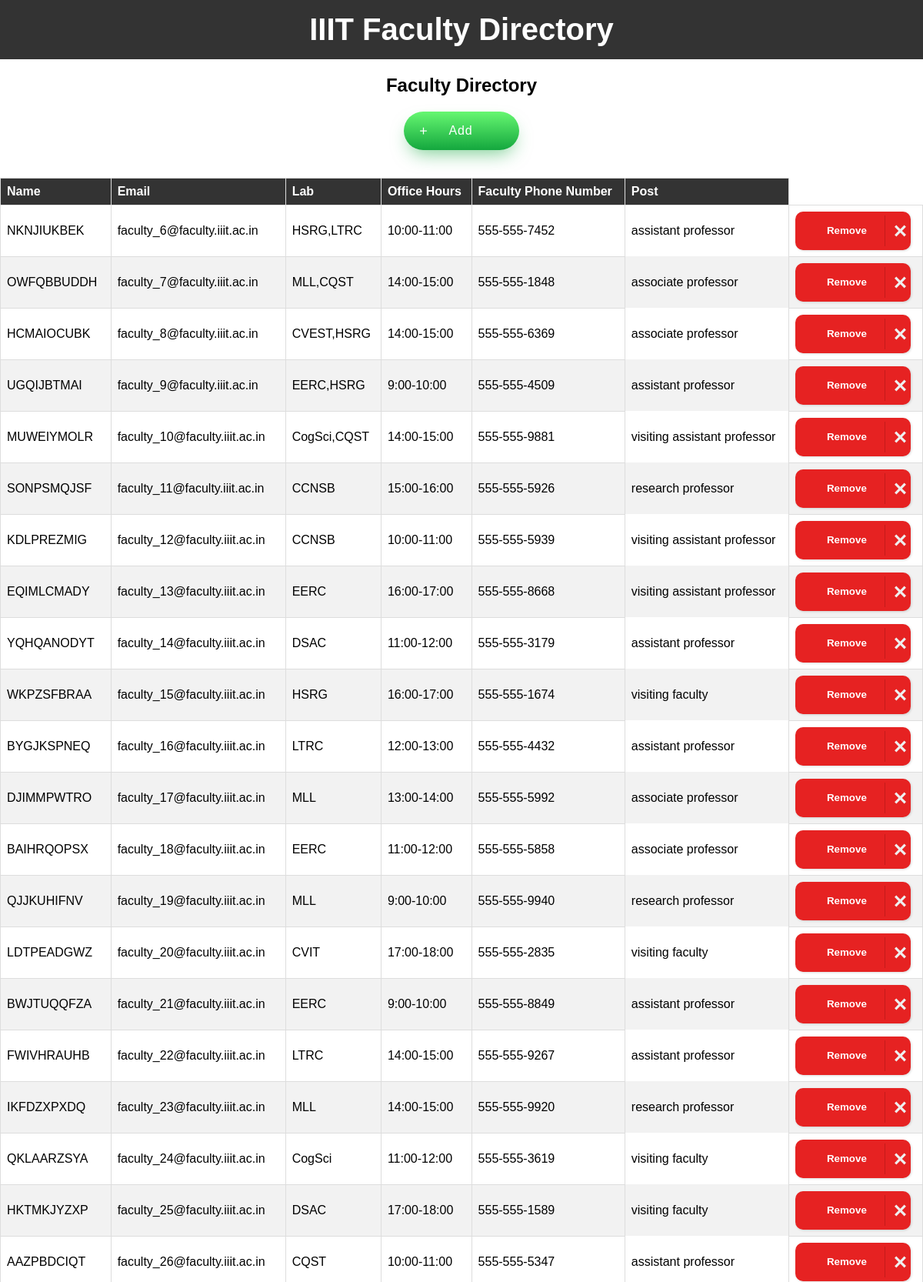
/directory_faculty2 (upper part), run on the app's committed database.
### tables this page shows
CREATE TABLE faculty
             (id INTEGER PRIMARY KEY AUTOINCREMENT,
              email TEXT NOT NULL UNIQUE,
              password TEXT NOT NULL DEFAULT 'password456', phone TEXT, name TEXT, office_hrs TEXT, position TEXT, LAB TEXT);

### app.py (the view)
@app.route('/directory_faculty2')
def directory_faculty2():
    conn = sqlite3.connect('users.db')
    c = conn.cursor()
    faculty_data = c.execute('SELECT * FROM faculty').fetchall()
    conn.close()
    return render_template('directory_faculty2.html', faculty_data=faculty_data)

### templates/directory_faculty2.html (shortened to what this page needs)
<!DOCTYPE html>
<html>
  <head>
    <link rel="stylesheet" type="text/css" href="../static/directory2.css">
  </head>
  <body>
    <header>
        <h1>IIIT Faculty Directory</h1>
      </header>
        <h2 align="center">Faculty Directory</h2>
        <div class="button-container" align="center">
          <button id="add-faculty-button" class="cssbuttons-io-button">
              <svg xmlns="http://www.w3.org/2000/svg" viewBox="0 0 24 24" width="24" height="24">
                <path fill="none" d="M0 0h24v24H0z"></path>
                <path fill="currentColor" d="M11 11V5h2v6h6v2h-6v6h-2v-6H5v-2z"></path>
              </svg>
              <span style="padding-left: 20px;">Add</span>
            </button>
        </div>
        <br><br>
        <table>
          <thead>
            <tr>
              <th>Name</th>
              <th>Email</th>
              <th>Lab</th>
              <th>Office Hours</th>
              <th>Faculty Phone Number</th>
              <th>Post</th>
            </tr>
          </thead>
          <tbody>
            {% for row in faculty_data %}
            <tr>
              <td>{{ row[4] }}</td>
              <td>{{ row[1] }}</td>
              <td>{{ row[7] }}</td>
              <td>{{ row[5] }}</td>
              <td>{{ row[3] }}</td>
              <td>{{ row[6] }}</td>
              <td align="center" style="text-align: center;">
                <button class="remove-button" style="border-radius:10px" data-id="{{ row[0] }}">
                  <span class="text">Remove</span>
                  <span class="icon">
                    <svg xmlns="http://www.w3.org/2000/svg" width="24" height="24" viewBox="0 0 24 24">
                      <path d="M24 20.188l-8.315-8.209 8.2-8.282-3.697-3.697-8.212 8.318-8.31-8.203-3.666 3.666 8.321 8.24-8.206 8.313 3.666 3.666 8.237-8.318 8.285 8.203z"></path>
                    </svg>
                  </span>
                </button>
              </td>
            </tr>
            {% endfor %}
          </tbody>
        </table>
  </body>
</html>

### static/directory2.css (style rules this page uses)
body { font-family: Arial, sans-serif; margin: 0; padding: 0; overflow-x: hidden; background-image: url("searchbg1.avif"); background-repeat: no-repeat; background-size: cover; background-attachment: fixed; }
header { background-color: #333; color: #fff; padding: 1rem 0; position: relative; }
header h1 { text-align: center; font-size: 2.5rem; margin: 0; padding: 0; }
table { border-collapse: collapse; width: 100%; }
table td, table th { padding: 0.5rem; text-align: left; border: 1px solid #ddd; }
table th { background-color: #333; color: #fff; }
table tr:nth-child(even) { background-color: #f2f2f2; }
button { width: 150px; height: 50px; cursor: pointer; display: flex; align-items: center; background: red; border: none; border-radius: 5px; box-shadow: 1px 1px 3px rgba(0,0,0,0.15); background: #e62222; }
button, button span { transition: 200ms; }
button .text { transform: translateX(35px); color: white; font-weight: bold; }
button .icon { position: absolute; border-left: 1px solid #c41b1b; transform: translateX(110px); height: 40px; width: 40px; display: flex; align-items: center; justify-content: center; }
button svg { width: 15px; fill: #eee; }
.cssbuttons-io-button { display: flex; align-items: center; font-family: inherit; font-weight: 500; font-size: 16px; padding: 0.7em 1.4em 0.7em 1.1em; color: white; background: #ad5389; background: linear-gradient(0deg, rgba(20,167,62,1) 0%, rgba(102,247,113,1) 100%); border: none; box-shadow: 0 0.7em 1.5em -0.5em #14a73e98; letter-spacing: 0.05em; border-radius: 20em; }
.cssbuttons-io-button svg { margin-right: 6px; }
td:nth-child(6) { border: none; }

### data on the page
faculty: name "NKNJIUKBEK", email "faculty_6@faculty.iiit.ac.in", LAB "HSRG,LTRC", office_hrs "10:00-11:00", phone "555-555-7452", position "assistant professor"
faculty: name "OWFQBBUDDH", email "faculty_7@faculty.iiit.ac.in", LAB "MLL,CQST", office_hrs "14:00-15:00", phone "555-555-1848", position "associate professor"
faculty: name "HCMAIOCUBK", email "faculty_8@faculty.iiit.ac.in", LAB "CVEST,HSRG", office_hrs "14:00-15:00", phone "555-555-6369", position "associate professor"
faculty: name "UGQIJBTMAI", email "faculty_9@faculty.iiit.ac.in", LAB "EERC,HSRG", office_hrs "9:00-10:00", phone "555-555-4509", position "assistant professor"
faculty: name "MUWEIYMOLR", email "faculty_10@faculty.iiit.ac.in", LAB "CogSci,CQST", office_hrs "14:00-15:00", phone "555-555-9881", position "visiting assistant professor"
faculty: name "SONPSMQJSF", email "faculty_11@faculty.iiit.ac.in", LAB "CCNSB", office_hrs "15:00-16:00", phone "555-555-5926", position "research professor"
faculty: name "KDLPREZMIG", email "faculty_12@faculty.iiit.ac.in", LAB "CCNSB", office_hrs "10:00-11:00", phone "555-555-5939", position "visiting assistant professor"
faculty: name "EQIMLCMADY", email "faculty_13@faculty.iiit.ac.in", LAB "EERC", office_hrs "16:00-17:00", phone "555-555-8668", position "visiting assistant professor"
faculty: name "YQHQANODYT", email "faculty_14@faculty.iiit.ac.in", LAB "DSAC", office_hrs "11:00-12:00", phone "555-555-3179", position "assistant professor"
faculty: name "WKPZSFBRAA", email "faculty_15@faculty.iiit.ac.in", LAB "HSRG", office_hrs "16:00-17:00", phone "555-555-1674", position "visiting faculty"
faculty: name "BYGJKSPNEQ", email "faculty_16@faculty.iiit.ac.in", LAB "LTRC", office_hrs "12:00-13:00", phone "555-555-4432", position "assistant professor"
faculty: name "DJIMMPWTRO", email "faculty_17@faculty.iiit.ac.in", LAB "MLL", office_hrs "13:00-14:00", phone "555-555-5992", position "associate professor"
faculty: name "BAIHRQOPSX", email "faculty_18@faculty.iiit.ac.in", LAB "EERC", office_hrs "11:00-12:00", phone "555-555-5858", position "associate professor"
faculty: name "QJJKUHIFNV", email "faculty_19@faculty.iiit.ac.in", LAB "MLL", office_hrs "9:00-10:00", phone "555-555-9940", position "research professor"
faculty: name "LDTPEADGWZ", email "faculty_20@faculty.iiit.ac.in", LAB "CVIT", office_hrs "17:00-18:00", phone "555-555-2835", position "visiting faculty"
faculty: name "BWJTUQQFZA", email "faculty_21@faculty.iiit.ac.in", LAB "EERC", office_hrs "9:00-10:00", phone "555-555-8849", position "assistant professor"
faculty: name "FWIVHRAUHB", email "faculty_22@faculty.iiit.ac.in", LAB "LTRC", office_hrs "14:00-15:00", phone "555-555-9267", position "assistant professor"
faculty: name "IKFDZXPXDQ", email "faculty_23@faculty.iiit.ac.in", LAB "MLL", office_hrs "14:00-15:00", phone "555-555-9920", position "research professor"
faculty: name "QKLAARZSYA", email "faculty_24@faculty.iiit.ac.in", LAB "CogSci", office_hrs "11:00-12:00", phone "555-555-3619", position "visiting faculty"
faculty: name "HKTMKJYZXP", email "faculty_25@faculty.iiit.ac.in", LAB "DSAC", office_hrs "17:00-18:00", phone "555-555-1589", position "visiting faculty"
faculty: name "AAZPBDCIQT", email "faculty_26@faculty.iiit.ac.in", LAB "CQST", office_hrs "10:00-11:00", phone "555-555-5347", position "assistant professor"
